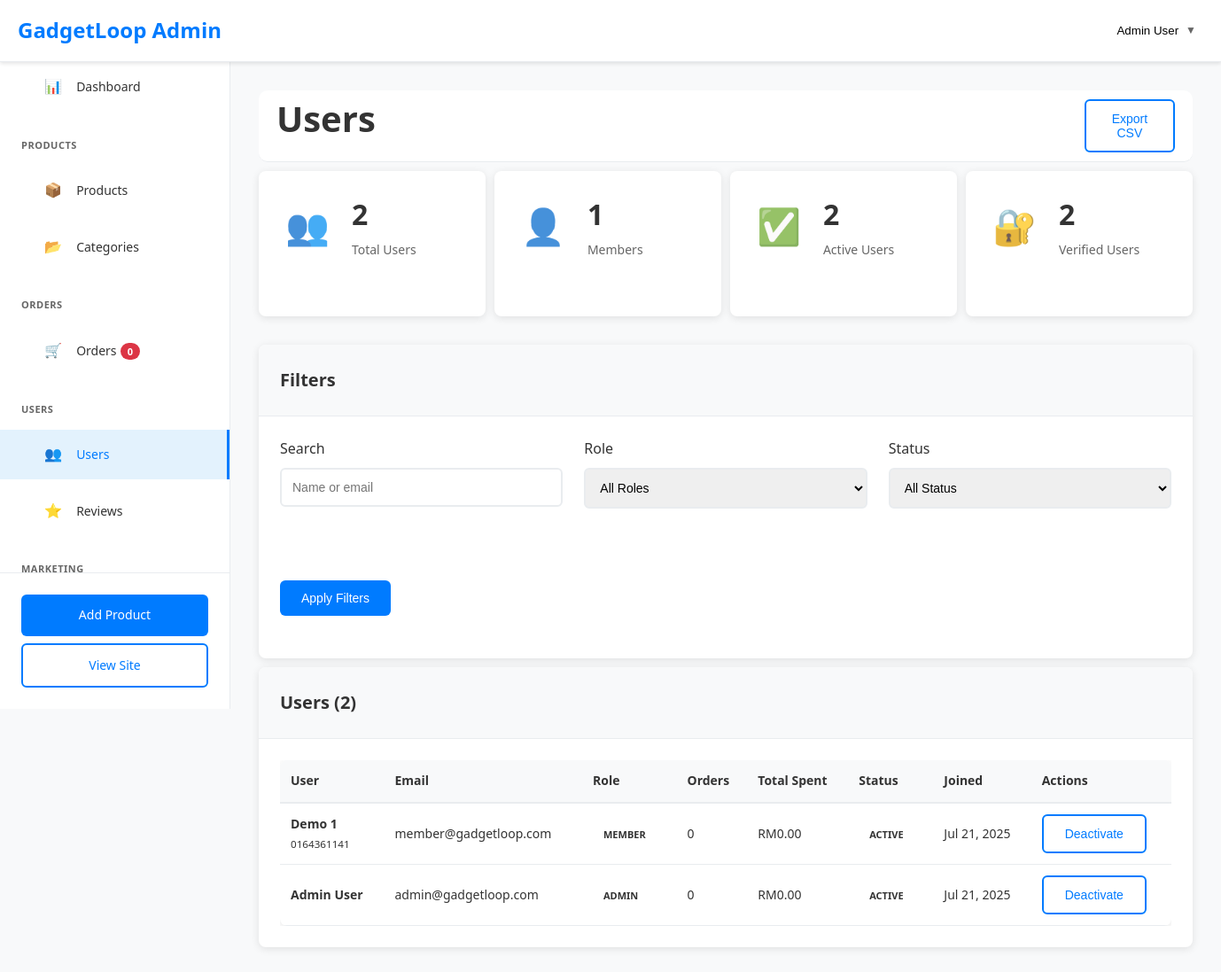
The page /admin/users.php (signed in) on the database its author committed.
### tables this page shows
CREATE TABLE `users` (
  `id` int(11) NOT NULL AUTO_INCREMENT,
  `first_name` varchar(50) NOT NULL,
  `last_name` varchar(50) NOT NULL,
  `email` varchar(100) NOT NULL,
  `password` varchar(255) NOT NULL,
  `phone` varchar(20) DEFAULT NULL,
  `role` enum('admin','member') DEFAULT 'member',
  `profile_photo` varchar(255) DEFAULT NULL,
  `is_active` tinyint(1) DEFAULT 1,
  `is_verified` tinyint(1) DEFAULT 0,
  `verification_token` varchar(255) DEFAULT NULL,
  `remember_token` varchar(255) DEFAULT NULL,
  `password_reset_token` varchar(255) DEFAULT NULL,
  `password_reset_expires` datetime DEFAULT NULL,
  `created_at` timestamp NOT NULL DEFAULT current_timestamp(),
  `updated_at` timestamp NOT NULL DEFAULT current_timestamp() ON UPDATE current_timestamp(),
  PRIMARY KEY (`id`),
  UNIQUE KEY `email` (`email`)
);

### admin/users.php (the view, shortened to what this page needs)
<?php
require_once '../includes/functions.php';
$search = $_GET['search'] ?? '';
$where_conditions = ['u.id IS NOT NULL'];
$params = [];
$where_clause = implode(' AND ', $where_conditions);
$stmt = $pdo->prepare("
    SELECT u.*,
    COUNT(o.id) as total_orders,
    SUM(o.total_amount) as total_spent,
    MAX(o.created_at) as last_order_date
    FROM users u
    LEFT JOIN orders o ON u.id = o.user_id
    WHERE $where_clause
    GROUP BY u.id
    ORDER BY u.created_at DESC
");
$stmt->execute($params);
$users = $stmt->fetchAll();
$stmt = $pdo->prepare("
    SELECT
        COUNT(*) as total_users,
        SUM(CASE WHEN role = 'admin' THEN 1 ELSE 0 END) as admin_users,
        SUM(CASE WHEN role = 'member' THEN 1 ELSE 0 END) as member_users,
        SUM(CASE WHEN is_active = 1 THEN 1 ELSE 0 END) as active_users,
        SUM(CASE WHEN is_verified = 1 THEN 1 ELSE 0 END) as verified_users
    FROM users
");
$stmt->execute();
$stats = $stmt->fetch();
?>
<!DOCTYPE html>
<html lang="en">
<head>
    <link rel="stylesheet" href="../css/style.css">
    <link rel="stylesheet" href="../css/admin.css">
</head>
<body data-page="admin">
    <?php include 'includes/admin-header.php'; ?>
    <div class="admin-layout">
        <?php include 'includes/admin-sidebar.php'; ?>
        <main class="admin-content">
            <div class="admin-page-header">
                <h1>Users</h1>
                <div class="admin-actions">
                    <button class="btn btn-outline" onclick="exportData('users', 'csv')">Export CSV</button>
                </div>
            </div>
            <div class="stats-grid">
                <div class="stat-card">
                    <div class="stat-icon">👥</div>
                    <div class="stat-info">
                        <h3><?php echo number_format($stats['total_users']); ?></h3>
                        <p>Total Users</p>
                    </div>
                </div>
                <div class="stat-card">
                    <div class="stat-icon">👤</div>
                    <div class="stat-info">
                        <h3><?php echo number_format($stats['member_users']); ?></h3>
                        <p>Members</p>
                    </div>
                </div>
                <div class="stat-card">
                    <div class="stat-icon">✅</div>
                    <div class="stat-info">
                        <h3><?php echo number_format($stats['active_users']); ?></h3>
                        <p>Active Users</p>
                    </div>
                </div>
                <div class="stat-card">
                    <div class="stat-icon">🔐</div>
                    <div class="stat-info">
                        <h3><?php echo number_format($stats['verified_users']); ?></h3>
                        <p>Verified Users</p>
                    </div>
                </div>
            </div>
            <div class="dashboard-card">
                <div class="card-header">
                    <h3>Filters</h3>
                </div>
                <div class="card-body">
                    <form method="GET" class="filter-form">
                        <div class="form-grid">
                            <div class="form-group">
                                <label for="search">Search</label>
                                <input type="text" id="search" name="search" class="form-control"
                                       value="<?php echo htmlspecialchars($search); ?>" placeholder="Name or email">
                            </div>
                            <div class="form-group">
                                <label for="role">Role</label>
                                <select id="role" name="role" class="form-control">
                                    <option value="">All Roles</option>
                                </select>
                            </div>
                            <div class="form-group">
                                <label for="status">Status</label>
                                <select id="status" name="status" class="form-control">
                                    <option value="">All Status</option>
                                </select>
                            </div>
                            <div class="form-group">
                                <label>&nbsp;</label>
                                <button type="submit" class="btn btn-primary">Apply Filters</button>
                            </div>
                        </div>
                    </form>
                </div>
            </div>
            <div class="dashboard-card">
                <div class="card-header">
                    <h3>Users (<?php echo count($users); ?>)</h3>
                </div>
                <div class="card-body">
                    <div class="table-responsive">
                        <table class="table">
                            <thead>
                                <tr>
                                    <th>User</th>
                                    <th>Email</th>
                                    <th>Role</th>
                                    <th>Orders</th>
                                    <th>Total Spent</th>
                                    <th>Status</th>
                                    <th>Joined</th>
                                    <th>Actions</th>
                                </tr>
                            </thead>
                            <tbody>
                                <?php foreach ($users as $user): ?>
                                <tr>
                                    <td>
                                        <div>
                                            <strong><?php echo htmlspecialchars($user['first_name'] . ' ' . $user['last_name']); ?></strong>
                                            <?php if ($user['phone']): ?>
                                                <br><small><?php echo htmlspecialchars($user['phone']); ?></small>
                                            <?php endif; ?>
                                        </div>
                                    </td>
                                    <td><?php echo htmlspecialchars($user['email']); ?></td>
                                    <td>
                                        <span class="status-badge <?php echo $user['role'] === 'admin' ? 'status-admin' : 'status-member'; ?>">
                                            <?php echo ucfirst($user['role']); ?>
                                        </span>
                                    </td>
                                    <td><?php echo $user['total_orders'] ?: 0; ?></td>
                                    <td>RM<?php echo number_format($user['total_spent'] ?: 0, 2); ?></td>
                                    <td>
                                        <div>
                                            <span class="status-badge status-<?php echo $user['is_active'] ? 'active' : 'inactive'; ?>">
                                                <?php echo $user['is_active'] ? 'Active' : 'Inactive'; ?>
                                            </span>
                                        </div>
                                    </td>
                                    <td><?php echo date('M j, Y', strtotime($user['created_at'])); ?></td>
                                    <td>
                                        <div style="display: flex; flex-direction: column; gap: 5px;">
                                            <form method="POST" style="display: inline;">
                                                <button type="submit" name="toggle_status" class="btn btn-outline btn-sm">
                                                    <?php echo $user['is_active'] ? 'Deactivate' : 'Activate'; ?>
                                                </button>
                                            </form>
                                        </div>
                                    </td>
                                </tr>
                                <?php endforeach; ?>
                            </tbody>
                        </table>
                    </div>
                </div>
            </div>
        </main>
    </div>
</body>
</html>

### admin/includes/admin-header.php (shortened to what this page needs)
<header class="admin-header">
    <div class="admin-header-content">
        <div class="admin-header-left">
            <div class="admin-logo">
                <a href="dashboard.php">
                  <h2>GadgetLoop Admin</h2>
                </a>
            </div>
        </div>
        <div class="admin-header-right">
            <div class="admin-user-menu">
                <button type="button" class="user-menu-btn" id="user-menu-btn">
                    <span><?php echo htmlspecialchars($_SESSION['user_name']); ?></span>
                    <span class="dropdown-arrow">▼</span>
                </button>
            </div>
        </div>
    </div>
</header>

### admin/includes/admin-sidebar.php (shortened to what this page needs)
<?php
$stmt = $pdo->query("SELECT COUNT(*) FROM orders");
$order_count = $stmt->fetchColumn();
?>
<aside class="admin-sidebar">
    <nav class="admin-nav">
        <ul class="nav-menu">
            <li class="nav-item <?php echo basename($_SERVER['PHP_SELF']) === 'dashboard.php' ? 'active' : ''; ?>">
                <a href="dashboard.php">
                    <span class="nav-icon">📊</span>
                    <span class="nav-text">Dashboard</span>
                </a>
            </li>
            <li class="nav-section">
                <span class="section-title">Products</span>
            </li>
            <li class="nav-item <?php echo in_array(basename($_SERVER['PHP_SELF']), ['products.php', 'product-add.php', 'product-edit.php']) ? 'active' : ''; ?>">
                <a href="products.php">
                    <span class="nav-icon">📦</span>
                    <span class="nav-text">Products</span>
                </a>
            </li>
            <li class="nav-item <?php echo in_array(basename($_SERVER['PHP_SELF']), ['categories.php', 'category-add.php', 'category-edit.php']) ? 'active' : ''; ?>">
                <a href="categories.php">
                    <span class="nav-icon">📂</span>
                    <span class="nav-text">Categories</span>
                </a>
            </li>
            <li class="nav-section">
                <span class="section-title">Orders</span>
            </li>
            <li class="nav-item <?php echo in_array(basename($_SERVER['PHP_SELF']), ['orders.php', 'order-detail.php']) ? 'active' : ''; ?>">
                <a href="orders.php">
                    <span class="nav-icon">🛒</span>
                    <span class="nav-text">Orders</span>
                    <span class="nav-badge"><?php echo (int)$order_count; ?></span>
                </a>
            </li>
            <li class="nav-section">
                <span class="section-title">Users</span>
            </li>
            <li class="nav-item <?php echo in_array(basename($_SERVER['PHP_SELF']), ['users.php', 'user-detail.php']) ? 'active' : ''; ?>">
                <a href="users.php">
                    <span class="nav-icon">👥</span>
                    <span class="nav-text">Users</span>
                </a>
            </li>
            <li class="nav-item <?php echo basename($_SERVER['PHP_SELF']) === 'reviews.php' ? 'active' : ''; ?>">
                <a href="reviews.php">
                    <span class="nav-icon">⭐</span>
                    <span class="nav-text">Reviews</span>
                </a>
            </li>
            <li class="nav-section">
                <span class="section-title">Marketing</span>
            </li>
        </ul>
    </nav>
    <div class="sidebar-footer">
        <div class="quick-actions">
            <a href="products.php" class="btn btn-primary btn-sm btn-block">Add Product</a>
            <a href="../index.php" target="_blank" class="btn btn-outline btn-sm btn-block">View Site</a>
        </div>
    </div>
</aside>

### css/style.css (style rules this page uses)
* { margin: 0; padding: 0; box-sizing: border-box; }
body { font-family: 'Segoe UI', Tahoma, Geneva, Verdana, sans-serif; line-height: 1.6; color: #333; background-color: #f8f9fa; }
h1, h2, h3, h4, h5, h6 { margin-bottom: 1rem; font-weight: 600; }
h1 { font-size: 2.5rem; }
h2 { font-size: 2rem; }
h3 { font-size: 1.5rem; }
p { margin-bottom: 1rem; }
.btn { display: inline-block; padding: 12px 24px; border: none; border-radius: 6px; text-decoration: none; font-size: 14px; font-weight: 500; cursor: pointer; transition: all 0.3s ease; text-align: center; }
.btn-primary, .btn-primary:visited, .btn-primary:focus, .btn-primary:active { background-color: #007bff; color: white; }
.btn-outline { background-color: transparent; color: #007bff; border: 2px solid #007bff; }
.nav-menu { display: flex; justify-content: center; list-style: none; margin: 0; padding: 0; }
.nav-menu li { position: relative; }
.nav-menu a { display: block; padding: 15px 50px; text-decoration: none; color: #333; font-weight: 500; transition: background-color 0.3s ease; }
.form-group { margin-bottom: 1.5rem; }
.form-group label { display: block; margin-bottom: 0.5rem; font-weight: 500; color: #333; }
.form-control { width: 100%; padding: 12px; border: 2px solid #e9ecef; border-radius: 6px; font-size: 14px; transition: border-color 0.3s ease; }
.card-header { padding: 1.5rem; border-bottom: 1px solid #e9ecef; background-color: #f8f9fa; }
.card-body { padding: 1.5rem; }
.table { width: 100%; border-collapse: collapse; background-color: white; border-radius: 8px; overflow: hidden; box-shadow: 0 2px 10px rgba(0,0,0,0.1); }
.table th, .table td { padding: 12px; text-align: left; border-bottom: 1px solid #e9ecef; }
.table th { background-color: #f8f9fa; font-weight: 600; color: #333; }

### rows shown on the page
users: first_name+last_name "Demo 1", phone "0164361141", email "member@gadgetloop.com", role "MEMBER", total_orders "0", total_spent "0.00", is_active "ACTIVE", created_at "Jul 21, 2025"
users: first_name+last_name "Admin User", email "admin@gadgetloop.com", role "ADMIN", total_orders "0", total_spent "0.00", is_active "ACTIVE", created_at "Jul 21, 2025"

### other values the page prints
$_SESSION['user_name'] "Admin User"
$order_count "0"
$stats['total_users'] "2"
$stats['member_users'] "1"
$stats['active_users'] "2"
$stats['verified_users'] "2"
count($users) "2"
